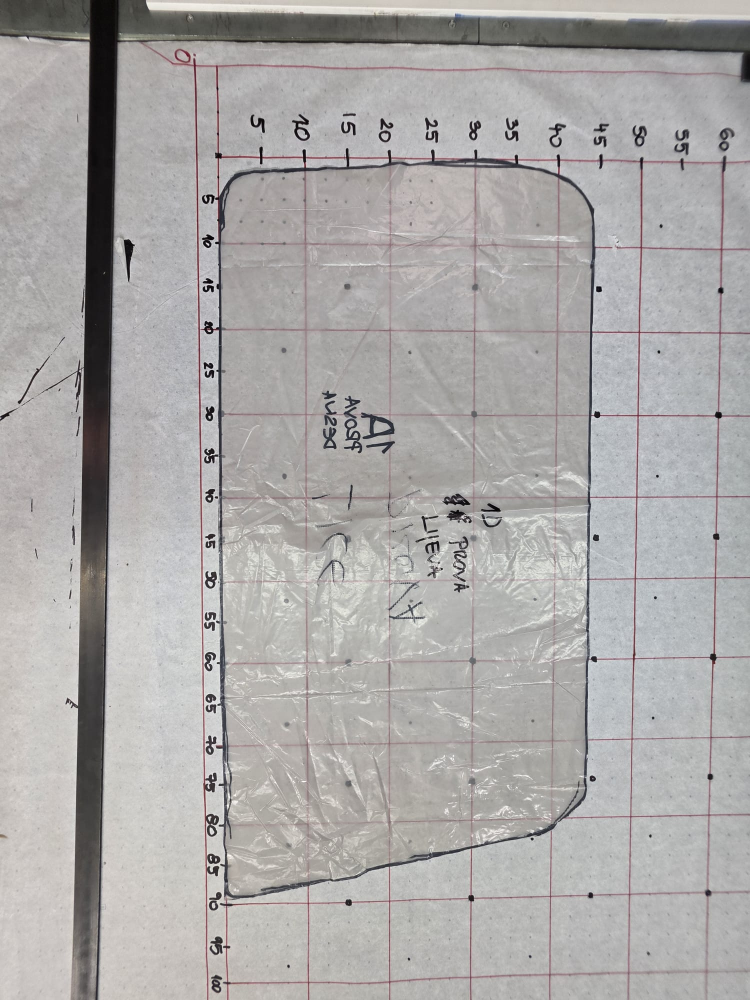
#> input picture fotke/1a_prova_lijeva.jpg, 1500 x 2000 px (shown at 1/2 size)
$ python -i grid.py   (imports and definitions only)
#> lines starting #> are read from the running program, lines starting #| are printed output that depends on the picture; after the words box and inside, x2 and y2 are one past the last pixel; in counts of white or black regions, pixels touching at a corner belong together
"""Detekcija crvene mreže (10 cm raster) i ispravljanje fotografije u cm koordinatni sustav.

Koraci:
  1. "redness" karta  = R - (G+B)/2, zatim morfološki top-hat da ostanu samo tanke linije
  2. Houghove dužine -> grupiranje u linije -> dvije obitelji (x = const, y = const)
  3. indeksiranje linija (10 cm korak) relativno na ručno zadani približni ishodište-piksel
  4. početna homografija (RANSAC) iz svih presjecišta linija
  5. dorada: u ispravljenoj slici oko svakog očekivanog presjecišta sub-pikselno se traži
     vrh crvene linije po oba smjera -> precizna presjecišta
  6. konačno preslikavanje cm -> piksel: thin-plate-spline (RBF) preko svih presjecišta,
     što uz perspektivu popravlja i distorziju leće / neravnost papira
"""
from __future__ import annotations

import dataclasses
import logging
import math

import cv2
import numpy as np
from scipy.interpolate import RBFInterpolator

GRID_CM = 10.0  # razmak crvenih linija na papiru
log = logging.getLogger("jastuk_cv")


@dataclasses.dataclass
class GridResult:
    H: np.ndarray                 # homografija cm -> px (3x3)
    nodes_cm: np.ndarray          # (N,2) cm
    nodes_px: np.ndarray          # (N,2) px (precizno detektirano)
    rbf: RBFInterpolator          # cm -> px
    resid_h_px: float             # RMS ostatak homografije na preciznim čvorovima
    coarse_lines: dict            # za kontrolne slike
    x_range: tuple                # (xmin, xmax) cm koje pokriva mreža
    y_range: tuple

    def cm_to_px(self, pts_cm: np.ndarray) -> np.ndarray:
        return self.rbf(np.asarray(pts_cm, float).reshape(-1, 2))


# --------------------------------------------------------------------------- pomoćno
def redness(img_bgr: np.ndarray) -> np.ndarray:
    f = img_bgr.astype(np.float32)
    return f[..., 2] - 0.5 * (f[..., 1] + f[..., 0])


def ridge(red: np.ndarray, vertical: bool, width: int = 15, length: int = 41) -> np.ndarray:
    """Top-hat okomito na liniju (uklanja široke mrlje), zatim usrednjavanje duž linije."""
    k_th = np.ones((1, width), np.uint8) if vertical else np.ones((width, 1), np.uint8)
    th = cv2.morphologyEx(red, cv2.MORPH_TOPHAT, k_th)
    k_sm = np.ones((length, 1), np.float32) / length if vertical else np.ones((1, length), np.float32) / length
    return cv2.filter2D(th, -1, k_sm)


def _line_from_points(pts: np.ndarray, w: np.ndarray | None = None):
    """Vraća (p0, d) - točka i jedinični smjer, ponderirani PCA fit."""
    pts = np.asarray(pts, float)
    if w is None:
        w = np.ones(len(pts))
    c = (pts * w[:, None]).sum(0) / w.sum()
    q = (pts - c) * np.sqrt(w)[:, None]
    _, _, vt = np.linalg.svd(q, full_matrices=False)
    return c, vt[0]


# [7 lines left out: function _intersect, not called in this run]


def detect_family(red: np.ndarray, vertical: bool, min_total_len: float = 350.0, tol_px: float = 14.0):
    """Houghove dužine iz ridge-mape -> grupirane linije [(p0, d, total_len), ...]."""
    h, w = red.shape
    rm = ridge(red, vertical)
    mask = (rm > 4.0).astype(np.uint8) * 255
    segs = cv2.HoughLinesP(mask, 1, np.pi / 720, threshold=120, minLineLength=200, maxLineGap=30)
    if segs is None:
        return []
    segs = np.asarray(segs).reshape(-1, 4).astype(float)
    items = []
    for x1, y1, x2, y2 in segs:
        d = np.array([x2 - x1, y2 - y1])
        L = np.hypot(*d)
        if L < 1e-6:
            continue
        d /= L
        ang = math.degrees(math.atan2(d[1], d[0])) % 180
        if vertical and not (60 < ang < 120):
            continue
        if not vertical and not (ang < 30 or ang > 150):
            continue
        # koordinata na središnjoj liniji slike
        if vertical:
            t = (h / 2 - y1) / d[1]
            key = x1 + t * d[0]
        else:
            t = (w / 2 - x1) / d[0]
            key = y1 + t * d[1]
        items.append((key, L, (x1, y1), (x2, y2)))
    items.sort(key=lambda it: it[0])
    # grupiranje po ključu
    clusters, cur = [], []
    for it in items:
        if cur and it[0] - cur[-1][0] > tol_px:
            clusters.append(cur)
            cur = []
        cur.append(it)
    if cur:
        clusters.append(cur)
    lines = []
    for cl in clusters:
        total = sum(it[1] for it in cl)
        if total < min_total_len:
            continue
        pts = np.array([p for it in cl for p in (it[2], it[3])])
        wts = np.array([it[1] for it in cl for _ in range(2)])
        p0, d = _line_from_points(pts, wts)
        lines.append((p0, d, total))
    return lines


# [45 lines left out: function index_lines, not called in this run]


def family_spacing_px(lines) -> float | None:
    """Tipični razmak (px) susjednih linija jedne obitelji: medijan razlika okomitih udaljenosti
    od zajedničkog pravca. Kratke i kose linije su već odbačene u detect_family; rubovi papira i
    ručne linije eventualno daju jedan-dva 'kriva' razmaka koje medijan preživi."""
    if len(lines) < 3:
        return None
    dirs = np.array([d if np.dot(d, lines[0][1]) >= 0 else -d for _, d, _ in lines])
    med = dirs.mean(0)
    med /= np.linalg.norm(med)
    n = np.array([-med[1], med[0]])
    offs = np.sort(np.array([np.dot(p0, n) for p0, _, _ in lines]))
    d = np.diff(offs)
    d = d[d > 0.25 * np.median(d)]
    return float(np.median(d)) if len(d) else None


def estimate_px_per_cm(img_bgr: np.ndarray) -> float:
    """Približna gustoća piksela (px/cm) iz razmaka detektiranih linija mreže, bez ručnog ulaza.
    Dovoljno točno za indeksiranje linija (index_lines se lokalno prilagođava perspektivi)."""
    red = redness(img_bgr)
    sp = [family_spacing_px(detect_family(red, vertical=v)) for v in (True, False)]
    sp = [x for x in sp if x]
    if not sp:
        raise RuntimeError("mreža nije detektirana (nema dovoljno crvenih linija)")
    return float(np.mean(sp)) / GRID_CM


# [155 lines left out: functions detect_grid, _robust_poly_inliers, _peak, rectify, not called in this run]


def to_rect_px(pts_cm, x_range, y_range, R=10.0):
    pts_cm = np.asarray(pts_cm, float)
    return np.stack([(pts_cm[:, 0] - x_range[0]) * R, (y_range[1] - pts_cm[:, 1]) * R], 1)


def to_cm(pts_px, x_range, y_range, R=10.0):
    pts_px = np.asarray(pts_px, float)
    return np.stack([x_range[0] + pts_px[:, 0] / R, y_range[1] - pts_px[:, 1] / R], 1)

>>> import cv2
>>> picture = cv2.imread('../fotke/1a_prova_lijeva.jpg')
#> picture is the input picture: shape (2000, 1500, 3); mean B, G, R 168.1, 169, 171.2
>>> result = estimate_px_per_cm(picture)
#> in redness, `return f[..., 2] - 0.5 * (f[..., 1] + f[..., 0])`:
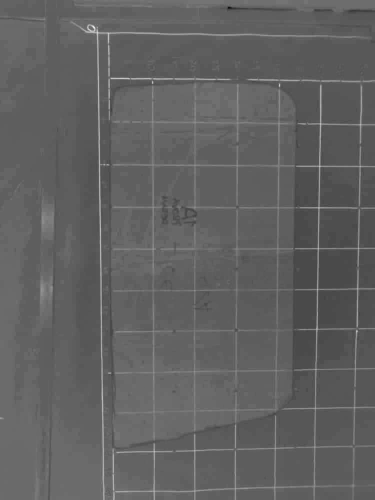
#> returned value: shape (2000, 1500) float32 (shown at 1/4 size); min -39, max 70, mean 2.6; drawn with min black and max white
#> in ridge, `th = cv2.morphologyEx(red, cv2.MORPH_TOPHAT, k_th)`:
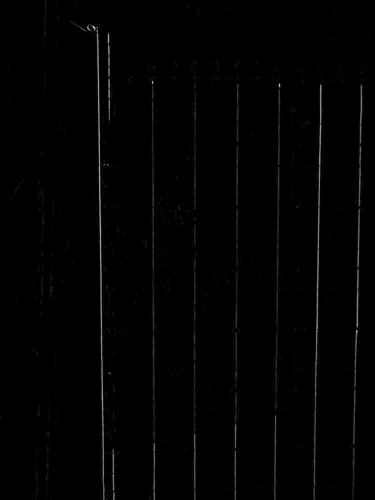
#> th: shape (2000, 1500) float32 (shown at 1/4 size); min 0, max 64, mean 0.6; drawn with min black and max white
#> in detect_family, `mask = (rm > 4.0).astype(np.uint8) * 255`:
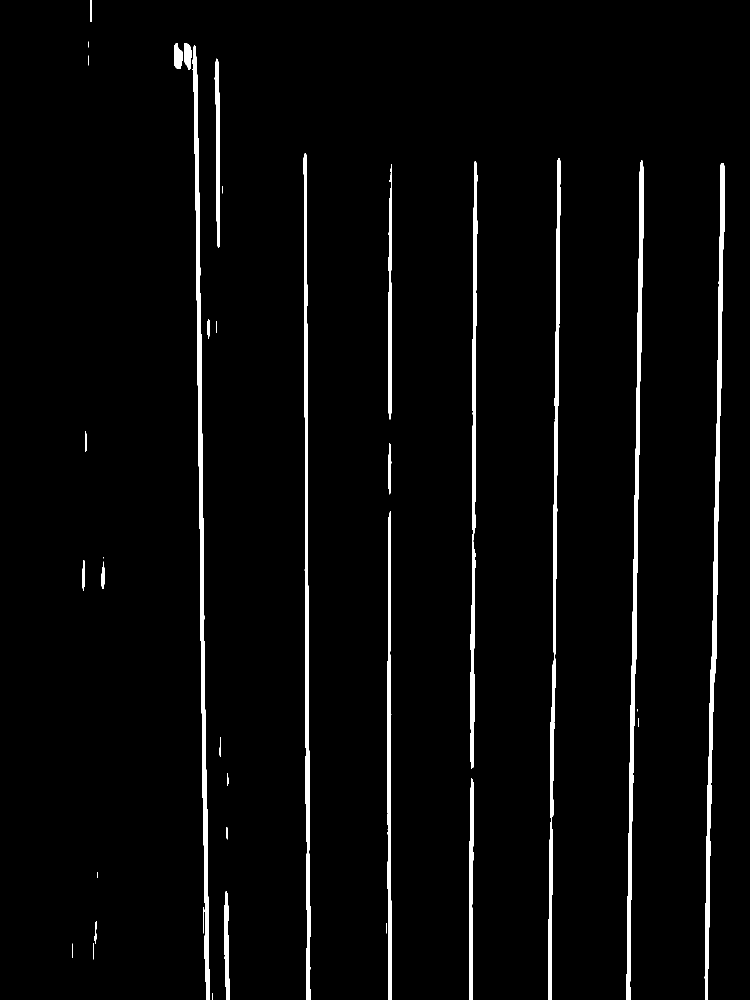
#> mask: shape (2000, 1500) (shown at 1/2 size); 3% white; 36 white regions (6 under 20 px), largest, box (x1, y1, x2, y2) and area: (385, 91, 420, 2000) 14369, (1409, 326, 1450, 2000) 13063, (1253, 321, 1287, 2000) 12637
#> in detect_family, `segs = cv2.HoughLinesP(mask, 1, np.pi / 720, threshold=120, minLineLen..`: segs = 89 rows, first 6: [387, 93, 412, 1999], [389, 91, 414, 1999], [945, 1720, 951, 322], [391, 99, 416, 1999], [1097, 1999, 1119, 317], [393, 126, 407, 1241]
#> the loop in detect_family, `for x1, y1, x2, y2 in segs:` made 89 passes
#> (x1, y1, x2, y2, d, L, ang, t) on passes 1 to 7: (387, 93, 412, 1999, [0.0131, 1], 1906.2, 89.25, 907.1), (389, 91, 414, 1999, [0.0131, 1], 1908.2, 89.25, 909.1), (945, 1720, 951, 322, [0.00429, -1], 1398, 90.25, 720), (391, 99, 416, 1999, [0.0132, 1], 1900.2, 89.25, 901.1), (1097, 1999, 1119, 317, [0.0131, -1], 1682.1, 90.75, 999.1), (393, 126, 407, 1241, [0.0126, 1], 1115.1, 89.28, 874.1), (1257, 1999, 1286, 333, [0.0174, -1], 1666.3, 91, 999.2)
#> after the loop in detect_family, `for x1, y1, x2, y2 in segs:`: items = 89 items
#> the loop in detect_family, `for it in items:` made 89 passes
#> it on passes 1 to 8: (383.9, 240, (392, 516), (396, 276)), (388.4, 228, (394, 681), (398, 453)), (397, 272, (387, 97), (390, 369)), (398.8, 202, (401, 1224), (403, 1426)), (398.9, 238, (405, 1486), (408, 1724)), (398.9, 1906.2, (387, 93), (412, 1999)), (399, 250, (401, 1166), (404, 1416)), (400.9, 1908.2, (389, 91), (414, 1999))
#> after the loop in detect_family, `for it in items:`: clusters = 7 items; cur = 12 items
#> the loop in detect_family, `for cl in clusters:` made 8 passes
#> (total, vt in _line_from_points, p0) on passes 1 to 7: (9341.8, [[0.0129, 1], [-1, 0.0129]], [401.5, 1004]), (2248.1, [[-0.0114, -1], [-1, 0.0114]], [440.8, 756.1]), (9114.1, [[-0.00424, -1], [-1, 0.00424]], [613.1, 1195.7]), (6584.1, [[0.00243, -1], [-1, -0.00243]], [778.4, 1308.2]), (7229.1, [[0.00547, -1], [-1, -0.00547]], [945.8, 1150]), (7348.7, [[-0.0126, 1], [1, 0.0126]], [1108.2, 1182.6]), (10812.6, [[-0.0173, 1], [-1, -0.0173]], [1270.5, 1122.5])
#> after the loop in detect_family, `for cl in clusters:`: lines = 8 items
#> in family_spacing_px, `dirs = np.array([d if np.dot(d, lines[0][1]) >= 0 else -d for _, d, _ ..`: dirs = [[0.0129, 1], [0.0114, 1], [0.00424, 1], [-0.00243, 1], [-0.00547, 1], [-0.0126, 1], [-0.0173, 1], [-0.0191, 1]]
#> in family_spacing_px, `med = dirs.mean(0)`: med = [-0.00355, 1]
#> in family_spacing_px, `n = np.array([-med[1], med[0]])`: n = [-1, -0.00355]
#> in family_spacing_px, `offs = np.sort(np.array([np.dot(p0, n) for p0, _, _ in lines]))`: offs = [-1432.6, -1274.5, -1112.4, -949.9, -783.1, -617.3, -443.4, -405]
#> in family_spacing_px, `d = np.diff(offs)`: d = [158.2, 162.1, 162.5, 166.8, 165.7, 173.9, 38.39]
#> in family_spacing_px, `d = d[d > 0.25 * np.median(d)]`: d = [158.2, 162.1, 162.5, 166.8, 165.7, 173.9]
#> call 2 of detect_family, with vertical = False, min_total_len = 350, tol_px = 14
#> call 2 of ridge, with vertical = False, width = 15, length = 41
#> in ridge (call 2), `th = cv2.morphologyEx(red, cv2.MORPH_TOPHAT, k_th)`:
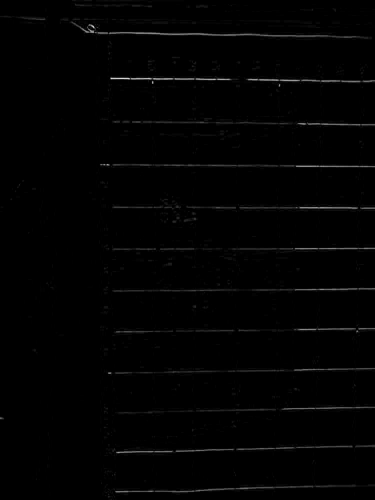
#> th: shape (2000, 1500) float32 (shown at 1/4 size); min 0, max 54, mean 0.5; drawn with min black and max white
#> in detect_family (call 2), `mask = (rm > 4.0).astype(np.uint8) * 255`:
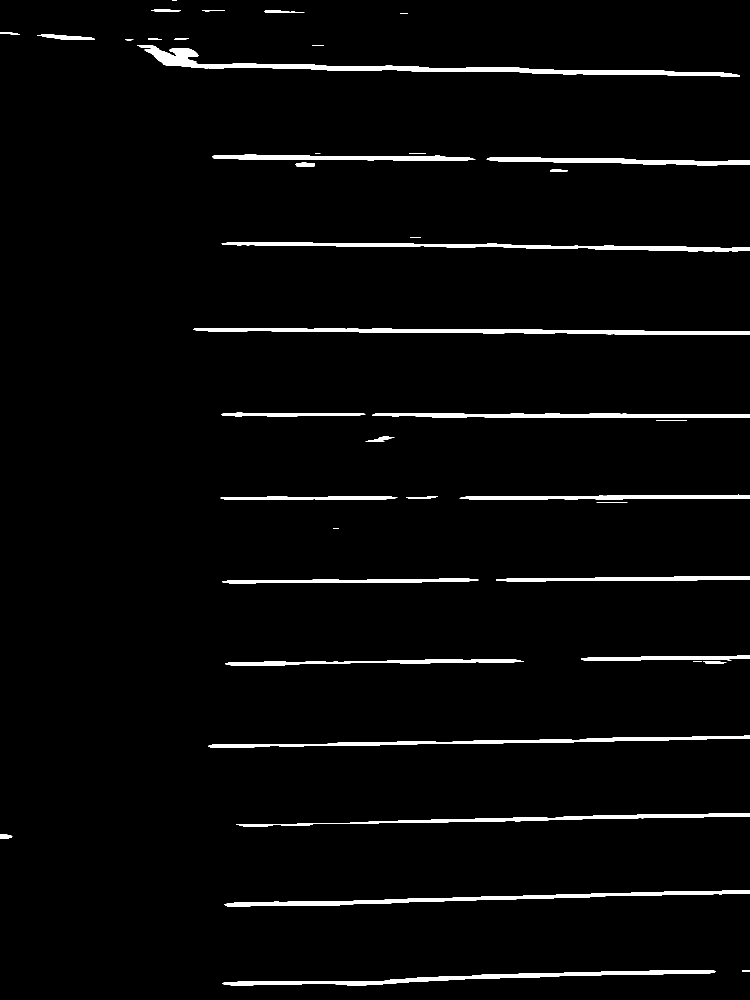
#> mask: shape (2000, 1500) (shown at 1/2 size); 3.1% white; 44 white regions (6 under 20 px), largest, box (x1, y1, x2, y2) and area: (274, 90, 1480, 154) 12136, (387, 656, 1500, 670) 7956, (448, 1780, 1500, 1813) 7521
#> in detect_family (call 2), `segs = cv2.HoughLinesP(mask, 1, np.pi / 720, threshold=120, minLineLen..`: segs = 106 rows, first 6: [448, 1809, 1499, 1782], [326, 128, 1472, 148], [394, 656, 1499, 665], [387, 659, 1499, 669], [979, 320, 1499, 324], [987, 321, 1499, 328]
#> the loop in detect_family (call 2), `for x1, y1, x2, y2 in segs:` made 106 passes
#> (x1, y1, x2, y2, d, L, ang, t) on passes 1 to 7: (448, 1809, 1499, 1782, [1, -0.0257], 1051.3, 178.5, 302.1), (326, 128, 1472, 148, [1, 0.0174], 1146.2, 1, 424.1), (394, 656, 1499, 665, [1, 0.00814], 1105, 0.467, 356), (387, 659, 1499, 669, [1, 0.00899], 1112, 0.515, 363), (979, 320, 1499, 324, [1, 0.00769], 520, 0.441, -229), (987, 321, 1499, 328, [1, 0.0137], 512, 0.783, -237), (445, 994, 871, 994, [1, 0], 426, 0, 305)
#> the loop in detect_family (call 2), `for it in items:` made 106 passes
#> it on passes 1 to 8: (133.4, 240, (1148, 140), (1388, 144)), (133.4, 1010.2, (445, 128), (1455, 146)), (134.3, 672.1, (791, 135), (1463, 147)), (135, 1125.2, (334, 128), (1459, 147)), (135.4, 1146.2, (326, 128), (1472, 148)), (136.7, 1151.2, (328, 129), (1479, 150)), (138.1, 642.1, (337, 131), (979, 142)), (138.6, 268, (980, 142), (1248, 146))
#> the loop in detect_family (call 2), `for cl in clusters:` made 12 passes
